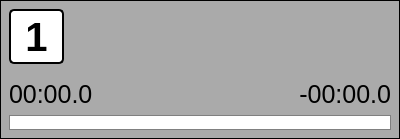
<?xml version="1.0" encoding="UTF-8"?>
<ui version="4.0">
 <class>PlayerWidget</class>
 <widget class="QWidget" name="PlayerWidget">
  <property name="geometry">
   <rect>
    <x>0</x>
    <y>0</y>
    <width>400</width>
    <height>139</height>
   </rect>
  </property>
  <property name="sizePolicy">
   <sizepolicy hsizetype="Preferred" vsizetype="Fixed">
    <horstretch>0</horstretch>
    <verstretch>0</verstretch>
   </sizepolicy>
  </property>
  <property name="minimumSize">
   <size>
    <width>0</width>
    <height>139</height>
   </size>
  </property>
  <property name="maximumSize">
   <size>
    <width>16777215</width>
    <height>139</height>
   </size>
  </property>
  <property name="windowTitle">
   <string notr="true"/>
  </property>
  <layout class="QHBoxLayout" name="horizontalLayout">
   <property name="leftMargin">
    <number>0</number>
   </property>
   <property name="topMargin">
    <number>0</number>
   </property>
   <property name="rightMargin">
    <number>0</number>
   </property>
   <property name="bottomMargin">
    <number>0</number>
   </property>
   <item>
    <widget class="QWidget" name="contentWidget" native="true">
     <property name="styleSheet">
      <string notr="true">QWidget#contentWidget {
border:1px solid #000000;
background-color: #AAAAAA
}</string>
     </property>
     <layout class="QGridLayout" name="gridLayout">
      <item row="0" column="0" rowspan="2">
       <widget class="QPushButton" name="numberButton">
        <property name="sizePolicy">
         <sizepolicy hsizetype="Fixed" vsizetype="Fixed">
          <horstretch>0</horstretch>
          <verstretch>0</verstretch>
         </sizepolicy>
        </property>
        <property name="minimumSize">
         <size>
          <width>55</width>
          <height>55</height>
         </size>
        </property>
        <property name="maximumSize">
         <size>
          <width>55</width>
          <height>55</height>
         </size>
        </property>
        <property name="styleSheet">
         <string notr="true">border:2px solid #000000;
border-radius:5px;
font-size:40px;
font-weight:bold;
background-color:#ffffff;</string>
        </property>
        <property name="text">
         <string notr="true">1</string>
        </property>
       </widget>
      </item>
      <item row="0" column="1">
       <widget class="QLabel" name="artistLabel">
        <property name="styleSheet">
         <string notr="true">font-size:20px;
font-weight:bold;</string>
        </property>
       </widget>
      </item>
      <item row="0" column="2">
       <widget class="QPushButton" name="stopButton">
        <property name="sizePolicy">
         <sizepolicy hsizetype="MinimumExpanding" vsizetype="MinimumExpanding">
          <horstretch>0</horstretch>
          <verstretch>0</verstretch>
         </sizepolicy>
        </property>
        <property name="minimumSize">
         <size>
          <width>0</width>
          <height>0</height>
         </size>
        </property>
        <property name="maximumSize">
         <size>
          <width>55</width>
          <height>55</height>
         </size>
        </property>
        <property name="baseSize">
         <size>
          <width>55</width>
          <height>55</height>
         </size>
        </property>
        <property name="styleSheet">
         <string notr="true">border:0;</string>
        </property>
        <property name="icon">
         <iconset resource="icons.qrc">
          <normaloff>:/icons/control_stop_blue_big.png</normaloff>:/icons/control_stop_blue_big.png</iconset>
        </property>
        <property name="iconSize">
         <size>
          <width>42</width>
          <height>42</height>
         </size>
        </property>
        <property name="flat">
         <bool>true</bool>
        </property>
       </widget>
      </item>
      <item row="0" column="3">
       <widget class="QPushButton" name="playButton">
        <property name="sizePolicy">
         <sizepolicy hsizetype="MinimumExpanding" vsizetype="MinimumExpanding">
          <horstretch>0</horstretch>
          <verstretch>0</verstretch>
         </sizepolicy>
        </property>
        <property name="minimumSize">
         <size>
          <width>0</width>
          <height>0</height>
         </size>
        </property>
        <property name="maximumSize">
         <size>
          <width>55</width>
          <height>55</height>
         </size>
        </property>
        <property name="baseSize">
         <size>
          <width>55</width>
          <height>55</height>
         </size>
        </property>
        <property name="styleSheet">
         <string notr="true">border:0;</string>
        </property>
        <property name="icon">
         <iconset resource="icons.qrc">
          <normaloff>:/icons/control_play_blue_big.png</normaloff>:/icons/control_play_blue_big.png</iconset>
        </property>
        <property name="iconSize">
         <size>
          <width>42</width>
          <height>42</height>
         </size>
        </property>
        <property name="flat">
         <bool>true</bool>
        </property>
       </widget>
      </item>
      <item row="1" column="1">
       <widget class="QLabel" name="titleLabel">
        <property name="styleSheet">
         <string notr="true">font-size:18px;</string>
        </property>
       </widget>
      </item>
      <item row="2" column="0">
       <spacer name="verticalSpacer">
        <property name="orientation">
         <enum>Qt::Vertical</enum>
        </property>
        <property name="sizeHint" stdset="0">
         <size>
          <width>28</width>
          <height>2</height>
         </size>
        </property>
       </spacer>
      </item>
      <item row="3" column="0" colspan="4">
       <widget class="QWidget" name="widget_2" native="true">
        <layout class="QGridLayout" name="gridLayout_2">
         <property name="leftMargin">
          <number>0</number>
         </property>
         <property name="topMargin">
          <number>0</number>
         </property>
         <property name="rightMargin">
          <number>0</number>
         </property>
         <property name="bottomMargin">
          <number>0</number>
         </property>
         <item row="0" column="0">
          <widget class="QLabel" name="playedLabel">
           <property name="styleSheet">
            <string notr="true">font-size:25px</string>
           </property>
           <property name="text">
            <string notr="true">00:00.0</string>
           </property>
          </widget>
         </item>
         <item row="0" column="1">
          <widget class="QLabel" name="toPlayLabel">
           <property name="font">
            <font>
             <pointsize>-1</pointsize>
            </font>
           </property>
           <property name="styleSheet">
            <string notr="true">font-size:25px</string>
           </property>
           <property name="text">
            <string notr="true">-00:00.0</string>
           </property>
           <property name="alignment">
            <set>Qt::AlignRight|Qt::AlignTrailing|Qt::AlignVCenter</set>
           </property>
          </widget>
         </item>
         <item row="1" column="0" colspan="2">
          <widget class="QProgressBar" name="progressBar">
           <property name="minimumSize">
            <size>
             <width>0</width>
             <height>15</height>
            </size>
           </property>
           <property name="maximumSize">
            <size>
             <width>16777215</width>
             <height>15</height>
            </size>
           </property>
           <property name="styleSheet">
            <string notr="true">QProgressBar:horizontal {
border: 1px solid gray;
padding: 1px;
text-align: center;
}
QProgressBar::chunk:horizontal {
background: red;
}</string>
           </property>
           <property name="value">
            <number>0</number>
           </property>
           <property name="textVisible">
            <bool>false</bool>
           </property>
          </widget>
         </item>
        </layout>
       </widget>
      </item>
     </layout>
    </widget>
   </item>
  </layout>
 </widget>
 <resources>
  <include location="icons.qrc"/>
 </resources>
 <connections/>
</ui>
